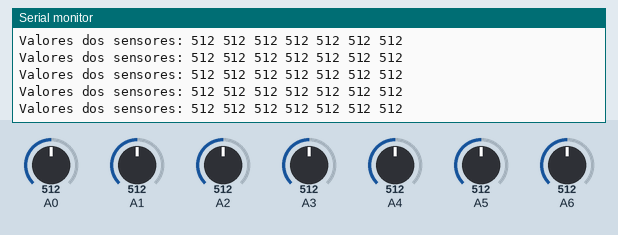
Simulated run of this sketch. Board: Arduino Uno, built with avr-gcc and run on an emulated ATmega328P. Shown: the last lines printed to the serial monitor. The inputs (shaded band) are chosen by the test bench; at power-on: A1 = 512, A3 = 512, A0 = 512, A2 = 512, A4 = 512, A5 = 512, A6 = 512.

Above: at 5.4 s.
5.5 s: A1 set to 107
At 5.79 s:
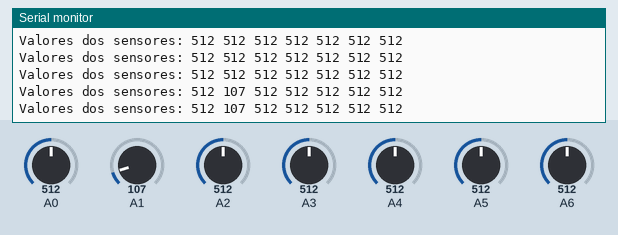
7.0 s: A1 set to 91
At 7.0 s:
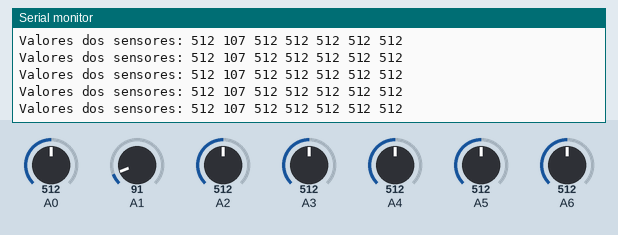
11.5 s: A3 set to 110
At 11.55 s:
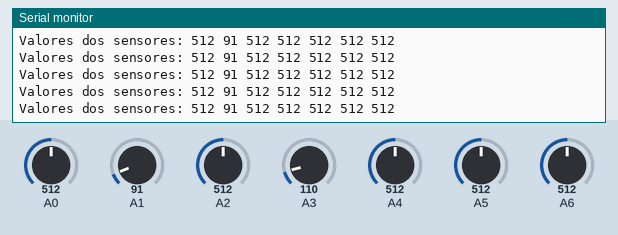
14.5 s: A3 set to 94
At 14.66 s:
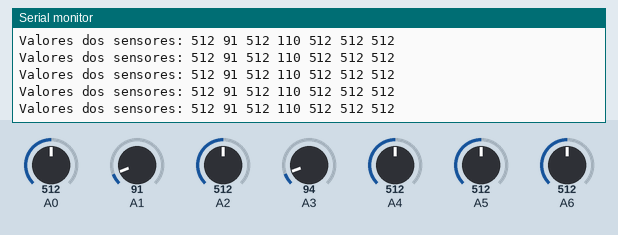
Timing chart, 0 to 17.0 s (numbered marks = the images above; inputs shaded):
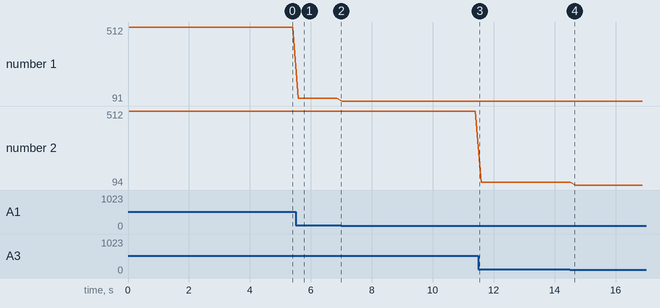

The sketch:

Teste_bluetooth_sensores.ino
```cpp
#include <SoftwareSerial.h>

// Pinos para o módulo Bluetooth
SoftwareSerial BTSerial(6, 7); // RX, TX

void setup() {
  // Inicializa a comunicação serial para o monitor serial
  Serial.begin(9600);

  // Inicializa a comunicação serial para o módulo Bluetooth
  BTSerial.begin(9600);

  Serial.println("Módulo Bluetooth HC-05 Inicializado");

  // Sensores TCRT5000 da direita e esquerda
  // pinMode(13, INPUT); // Direita
  // pinMode(12, INPUT); // Esquerda
}

void loop() {
  int sensorValues[7];

  // Leitura dos valores dos sensores
  for (int i = 0; i < 7; i++) {
    sensorValues[i] = analogRead(i);
  }

  // // Leitura dos sensores TCRT5000
  // int sensorDireita = digitalRead(13);
  // int sensorEsquerda = digitalRead(12);

  // Envia dados para o monitor serial
  Serial.print("Valores dos sensores: ");
  for (int i = 0; i < 7; i++) {
    Serial.print(sensorValues[i]);
    Serial.print(" ");
  }
  // Serial.print(sensorDireita);
  // Serial.print(" ");
  // Serial.print(sensorEsquerda);
  // Serial.print(" ");
  Serial.println();

  // Envia dados para o celular via Bluetooth
  Serial.print("Valores dos sensores: ");
  for (int i = 0; i < 7; i++) {
    Serial.print(sensorValues[i]);
    Serial.print(" ");
  }
  // BTSerial.print(sensorDireita);
  // BTSerial.print(" ");
  // BTSerial.print(sensorEsquerda);
  // BTSerial.print(" ");
  Serial.println();

  // Verifica se há dados recebidos do celular
  if (BTSerial.available()) {
    String receivedData = BTSerial.readString();
    Serial.print("Dados recebidos do celular: ");
    Serial.println(receivedData);
  }

  delay(200);
}
```

Measured:
- after the input at 5.5 s, the serial monitor: prints a new line after 0.09 s (image 1)
- plotted number 1: 512 → 107 after the input at 5.5 s, 107 → 91 after the input at 7.0 s
- plotted number 2: 512 → 110 after the input at 11.5 s, 110 → 94 after the input at 14.5 s
